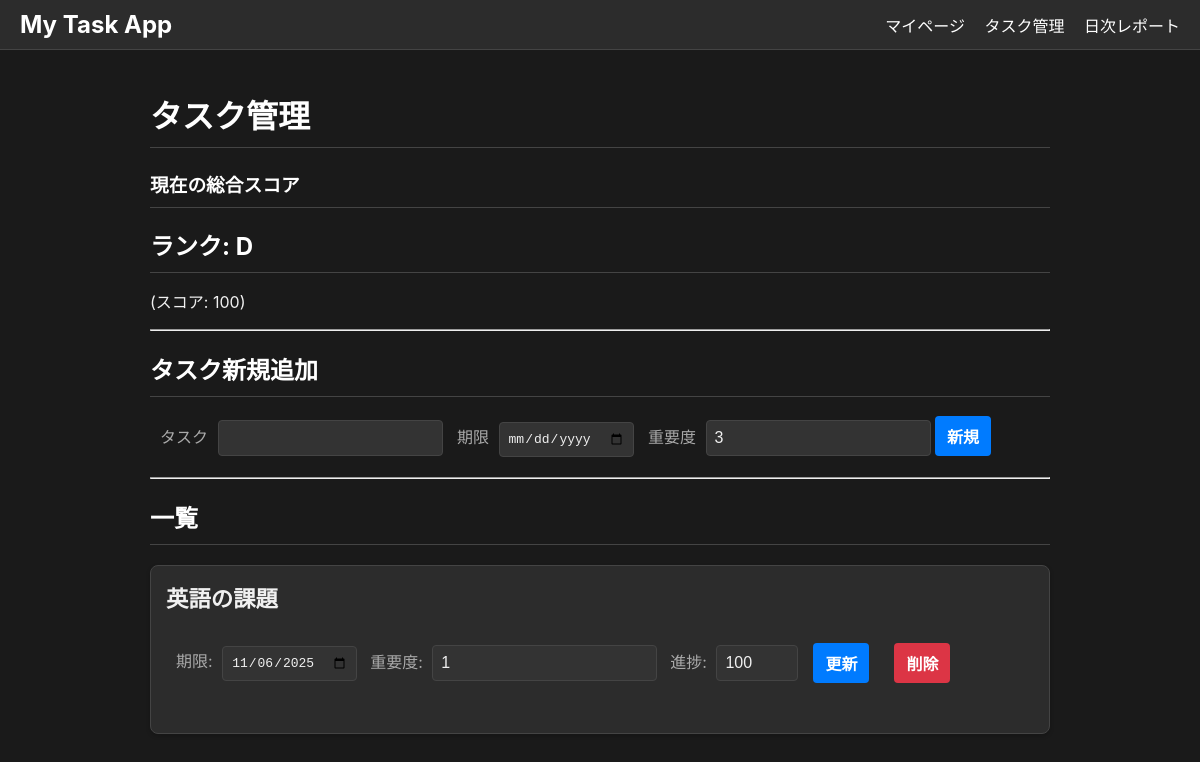
The app's page /task, older data.
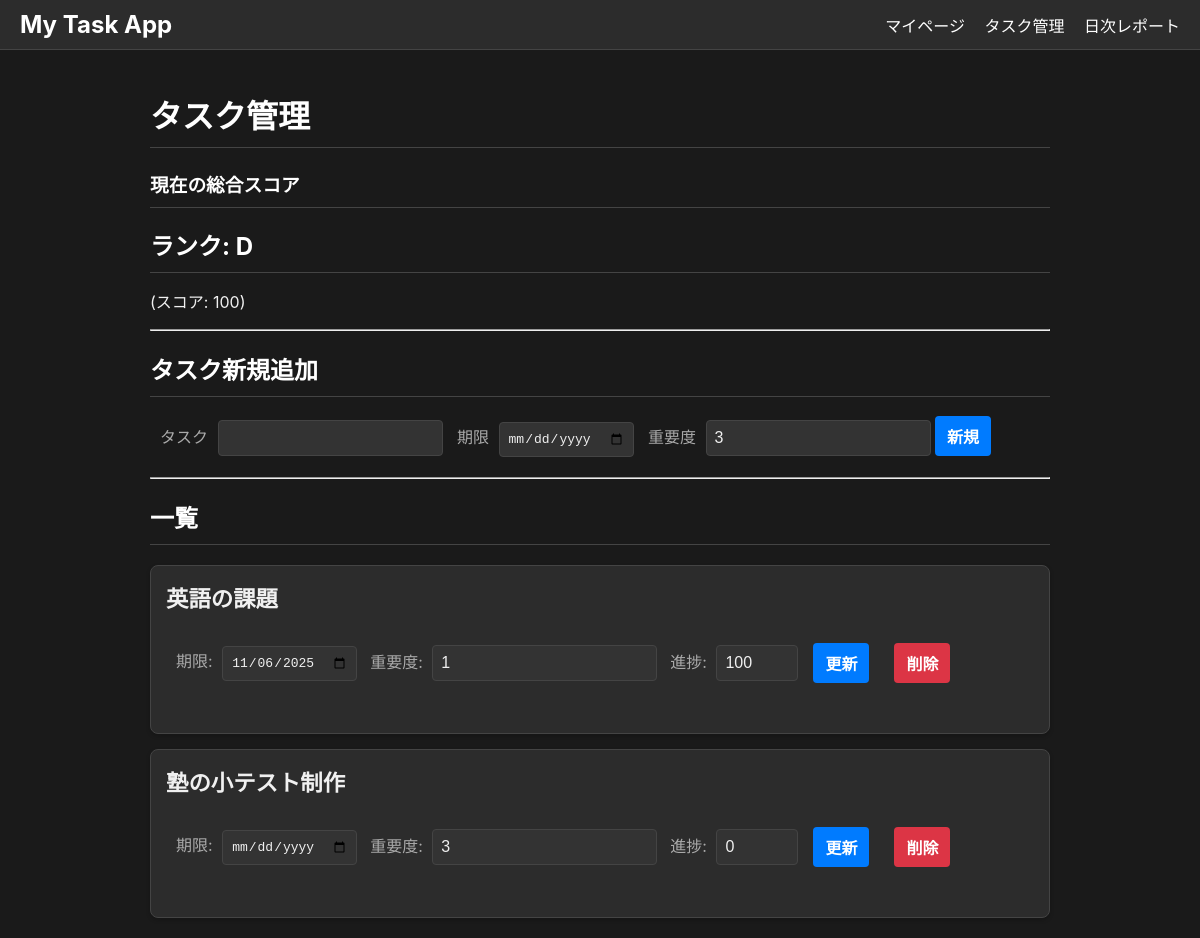
The same page, newer data.
### app.py (models this page shows)
class Task(db.Model):
    __tablename__ = 'tasks'
    id = db.Column(db.Integer, primary_key=True, autoincrement=True)
    title = db.Column(db.String(200), nullable=False)
    created_at = db.Column(db.DateTime, default=datetime.datetime.now)
    due_date = db.Column(db.Date, nullable=True)
    priority = db.Column(db.Integer, default=3)
    progress = db.Column(db.Integer, default=0)

### app.py (the view)
@app.route("/task", methods=['GET', 'POST'])
def task():
    if request.method =='POST':
        title = request.form.get('title')
        if not title:
            return redirect(url_for('task'))
        due_date_str = request.form.get('due_date')
        due_date = None
        if due_date_str:
            due_date = datetime.datetime.strptime(due_date_str, '%Y-%m-%d').date()
        priority_str = request.form.get('priority')
        priority = int(priority_str) if priority_str else 3
        task = Task(title=title, due_date=due_date, priority=priority, progress=0)
        db.session.add(task)
        db.session.commit()
        return redirect('/task')
    else:
        tasks = Task.query.order_by(
            db.nullslast(Task.due_date.asc()),
            Task.priority.asc()
        ).all()
        current_score, current_rank = get_current_score_and_rank()
        return render_template(
            'task.html',
            tasks=tasks,
            current_score=current_score,
            current_rank=current_rank
        )

### app.py (called while the page is built)
def get_current_score_and_rank():
    active_tasks = Task.query.all()
    score = 0
    rank = "N/A"
    if active_tasks:
        score = 0
        for task in active_tasks:
            score += task.progress * task.priority
        if score >= 270:
            rank = "A"
        elif score >= 210:
            rank = "B"
        elif score >= 120:
            rank = "C"
        else:
            rank = "D"
    else:
        score = 100.0
        rank = "A"
    return score, rank

### templates/task.html
{% extends "base.html" %}
{% block content %}
<h1>タスク管理</h1>
<div>
    <h3>現在の総合スコア</h3>
    <h2 style="margin: 0;">ランク: {{ current_rank }}</h2>
    <p>(スコア: {{ current_score }})</p>
</div>
<hr>
<h2>タスク新規追加</h2> <form method="POST">
    <label for="title">タスク</label>
    <input type="text" name="title">
    <label for="due_date">期限</label>
    <input type="date" name="due_date">
    <label for="priority">重要度</label>
    <input type="number" name="priority" value="3">
    <input type="submit" value="新規">
</form>
<hr>
<h2>一覧</h2>
<div class="task-list">
    {% for task in tasks %}
    <div class="task-item">
        <div class="task-title">
            <strong>{{ task.title }}</strong>
        </div>
        <div class="task-controls">
            <form action="{{ url_for('task_edit', task_id=task.id) }}" method="POST" class="update-form">
                <div class="form-row">
                    <div>
                        <label>期限:</label>
                        <input type="date" name="due_date" value="{{ task.due_date.isoformat() if task.due_date }}">
                    </div>
                    <div>
                        <label>重要度:</label>
                        <input type="number" name="priority" value="{{ task.priority }}">
                    </div>
                    <div>
                        <label>進捗:</label>
                        <input type="number" name="progress" value="{{ task.progress }}" min="0" max="100">
                    </div>
                </div>
                <button type="submit">更新</button>
            </form>
            <form action="{{ url_for('task_delete', task_id=task.id) }}" method="POST" class="delete-form">
                <button type="submit">削除</button>
            </form>
        </div>
    </div>
    {% endfor %}
</div>
{% endblock%}

### templates/base.html (shortened to what this page needs)
<!DOCTYPE html>
<html lang="ja">
<head>
</head>
<body>
    <header class="site-header">
        <a href="{{ url_for('mypage') }}" class="logo">My Task App</a>
        <nav>
            <a href="{{ url_for('mypage') }}">マイページ</a>
            <a href="{{ url_for('task') }}">タスク管理</a>
            <a href="{{ url_for('report') }}">日次レポート</a>
        </nav>
    </header>
    <div class="main-content">
        {% block content %}
        {% endblock %}
    </div>
    </body>
</html>

### templates/base.html (style rules this page uses)
:root { --bg-main: #1a1a1a; --bg-container: #2c2c2c; --border-color: #444; --text-main: #f0f0f0; --text-secondary: #aaa; --accent-color: #007bff; --accent-hover: #0056b3; --danger-color: #dc3545; --danger-hover: #c82333; }
body { background-color: var(--bg-main); color: var(--text-main); font-family: -apple-system, BlinkMacSystemFont, "Segoe UI", Roboto, "Helvetica Neue", Arial, sans-serif; margin: 0; padding: 0; }
.site-header { background-color: var(--bg-container); border-bottom: 1px solid var(--border-color); padding: 10px 20px; display: flex; justify-content: space-between; align-items: center; }
.site-header .logo { color: white; text-decoration: none; font-size: 1.5em; font-weight: bold; }
.site-header nav a { color: white; text-decoration: none; margin-left: 15px; }
.main-content { padding: 20px; max-width: 900px; margin: 0 auto; }
h1, h2, h3 { color: white; border-bottom: 1px solid var(--border-color); padding-bottom: 10px; }
h2 { font-size: 1.5em; }
input[type="text"], input[type="date"], input[type="number"], select { background-color: #333; color: var(--text-main); border: 1px solid var(--border-color); border-radius: 4px; padding: 8px; font-size: 1em; }
label { color: var(--text-secondary); margin-right: 5px; margin-left: 10px; }
button, input[type="submit"] { border: none; border-radius: 4px; padding: 8px 12px; font-size: 1em; font-weight: bold; cursor: pointer; transition: background-color 0.2s; }
.update-form button, input[type="submit"] { background-color: var(--accent-color); color: white; }
.delete-form button { background-color: var(--danger-color); color: white; }
.task-list { display: flex; flex-direction: column; gap: 15px; }
.task-item { background-color: var(--bg-container); border: 1px solid var(--border-color); padding: 15px; border-radius: 8px; box-shadow: 0 2px 4px rgba(0,0,0,0.2); display: block; }
.task-title { font-size: 1.4em; font-weight: bold; margin-bottom: 15px; }
.task-controls { display: flex; flex-direction: row; flex-wrap: wrap; align-items: center; gap: 10px; }
form { margin-bottom: 20px; }
.update-form { display: flex; flex-wrap: wrap; align-items: center; gap: 15px; }
.update-form > div { display: flex; align-items: center; gap: 3px; }
.delete-form { padding: 15px; }

Row changes from the older to the newer data that the page shows:
added Task: title "塾の小テスト制作", priority "3", progress "0"
